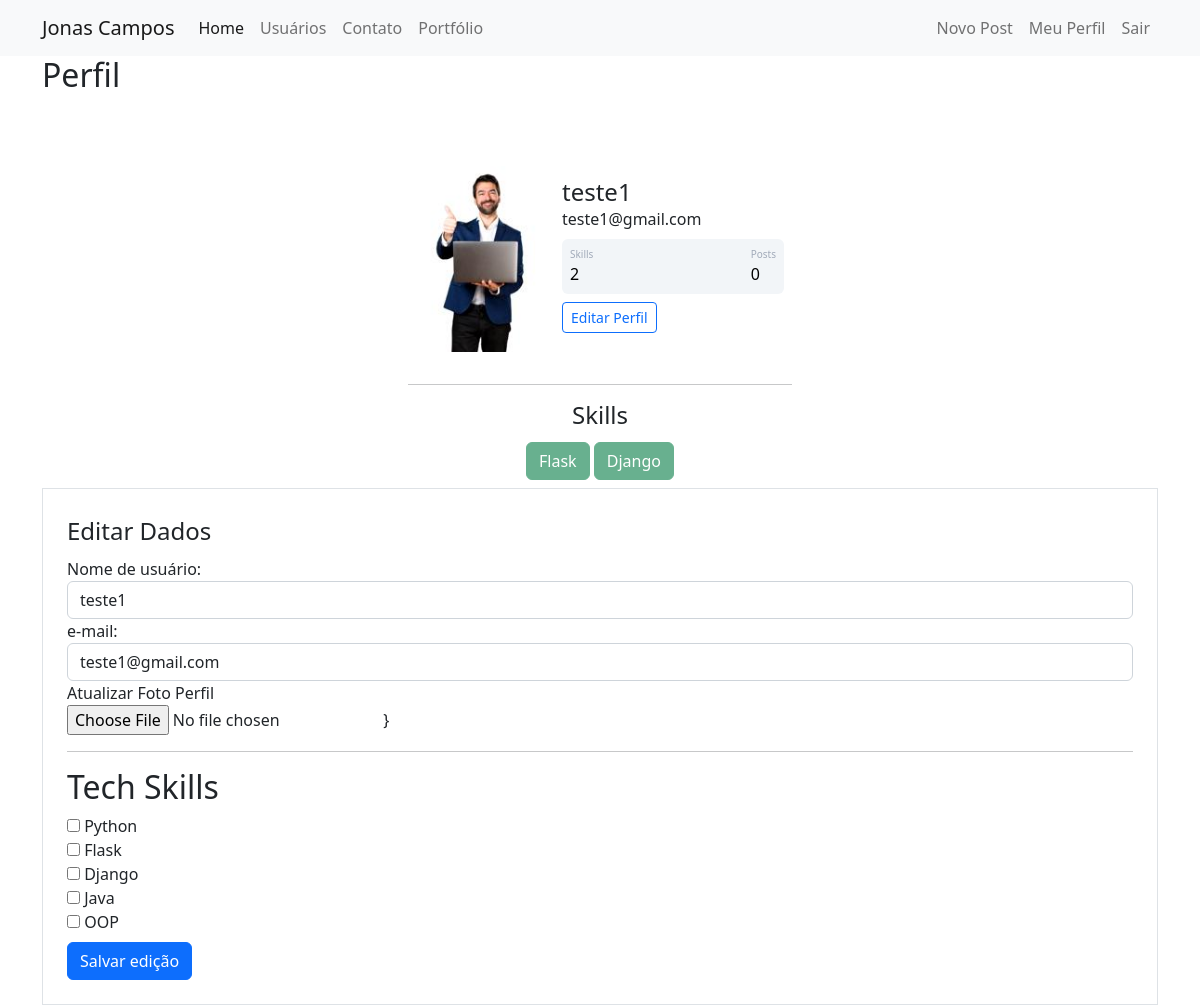
The page /perfil/editar (signed in) on the database its author committed.
### models.py (models this page shows)
class Usuario(database.Model, UserMixin):
    id = database.Column(database.Integer, primary_key=True)
    username = database.Column(database.String, nullable=False)
    email = database.Column(database.String, nullable=False, unique=True)
    senha = database.Column(database.String, nullable=False)
    user_photo = database.Column(database.String, default='default_profile_img.png')
    posts = database.relationship('Post', backref='author', lazy=True)
    skills = database.Column(database.String, nullable=False, default=0)

### routes.py (the view, shortened to what this page needs)
@app.route('/perfil/editar', methods=['GET', 'POST'])
@login_required
def perfil_editar():
    form = forms.FormEditarPerfil()
    if request.method == 'GET':
        form.username.data = current_user.username
        form.email.data = current_user.email
    profile_image = url_for('static', filename=f'img_profiles/{current_user.user_photo}')
    return render_template('perfil_editar.html', profile_image=profile_image, form=form)

### forms.py (shortened to what this page needs)
class FormEditarPerfil(FlaskForm):
    username = StringField('Nome de usuário:', validators=[DataRequired()])
    email = StringField('e-mail:', validators=[DataRequired(), Email()])
    foto_perfil = FileField('Atualizar Foto Perfil', validators=[FileAllowed(['jpg', 'jpeg', 'png'])])
    check_skill_python = BooleanField('Python')
    check_skill_flask = BooleanField('Flask')
    check_skill_django = BooleanField('Django')
    check_skill_java = BooleanField('Java')
    check_skill_oop = BooleanField('OOP')
    btn_submit_profile_edit = SubmitField('Salvar edição')

### models.py (called while the page is built)
@login_manager.user_loader
def load_user(id_user):
    return Usuario.query.get(int(id_user))

### templates/perfil_editar.html
{% extends 'perfil.html' %}
{% block form_editar_perfil %}
    <div class="container">
        <div class="row">
            <div class="col">
                {% include 'form_profile_edit.html' %}
            </div>
        </div>
    </div>
{% endblock %}

### templates/card-profile.html
<div class="container mt-5 d-flex justify-content-center">
    <div class="card p-3">
        <div class="d-flex align-items-center">
            <div class="image pe-2 mt-2 me-2">
                <img src='{{ profile_image }}' class="rounded" width="130">
            </div>
            <div class="ml-3 w-100">
                <h4 class="mb-0 mt-0">{{ current_user.username }}</h4>
                <span>{{ current_user.email }}</span>
                <div class="p-2 mt-2 bg-primary d-flex justify-content-between rounded text-white stats">
                    <div class="d-flex flex-column">
                        <span class="articles">Skills</span>
                        {% if current_user.skills in '0' %}
                            <span class="number1">0</span>
                        {% else %}
                            <span class="number1">{{ current_user.skills.count(';') + 1 }}</span>
                        {% endif %}
                    </div>
                    <div class="d-flex flex-column">
                        <span class="rating">Posts</span>
                        <span class="number3">0</span>
                    </div>
                </div>
                <div class="button mt-2 d-flex flex-row align-items-center">
                    <a href="{{ url_for('perfil_editar') }}">
                        <button class="btn btn-sm btn-outline-primary w-100">Editar Perfil</button>
                    </a>
                </div>
            </div>
        </div>
    </div>
</div>
<div class="row justify-content-center">
    <div class="col col-4" style="text-align: center">
        <hr/>
        <h4>Skills</h4>
        {% if current_user.skills not in '0' %}
            {% for skill in current_user.skills.split(';') %}
                <button type="button" class="btn btn-success mt-1" disabled>{{ skill }}</button>
            {% endfor %}
        {% endif %}
    </div>
</div>

### templates/form_profile_edit.html (shortened to what this page needs)
<form action="" method="post" enctype="multipart/form-data" class="border p-4 mt-2">
    <legend>Editar Dados</legend>
    <div class="form-group">
        {{ form.username.label (class='form-control-label') }}
        {% if form.username.errors %}
            {{ form.username (class='form-control is-invalid') }}
            <div class="invalid-feedback">
                {% for erro in form.username.errors %}
                    {{ erro }}
                {% endfor %}
            </div>
        {% else %}
            {{ form.username (class='form-control') }}
        {% endif %}
    </div>
    <div class="form-group">
        {{ form.email.label (class='form-control-label') }}
        {% if form.email.errors %}
            {{ form.email (class='form-control is-invalid') }}
            <div class="invalid-feedback">
                {% for erro in form.email.errors %}
                    {{ erro }}
                {% endfor %}
            </div>
        {% else %}
            {{ form.email (class='form-control') }}
        {% endif %}
    </div>
    <div class="form-group">
        {{ form.foto_perfil.label }}<br/>
        {{ form.foto_perfil (class='form-control-file') }}
          }
    </div>
    <hr/>
    <h2>Tech Skills</h2>
    {% for campo in form %}
        {% if 'check_skill' in campo.name %}
            <div class="form-group">
                {{ campo (class='form-chek-input') }}
                {{ campo.label }}
            </div>
        {% endif %}
    {% endfor %}
    {{ form.btn_submit_profile_edit (class='btn btn-primary mt-2') }}
</form>

### static/main.css (style rules this page uses)
.card { width: 400px; border: none; border-radius: 10px; background-color: #fff; }
.stats { background: #f2f5f8 !important; color: #000 !important; }
.articles { font-size: 10px; color: #a1aab9; }
.number1 { font-weight: 500; }
.rating { font-size: 10px; color: #a1aab9; }
.number3 { font-weight: 500; }

### rows shown on the page
Usuario: username "teste1", email "teste1@gmail.com", skills "2"

### other values the page prints
{{ skill }} "Flask" "Django"
{{ campo.label }} "Python" "Flask" "Django" "Java" "OOP"
